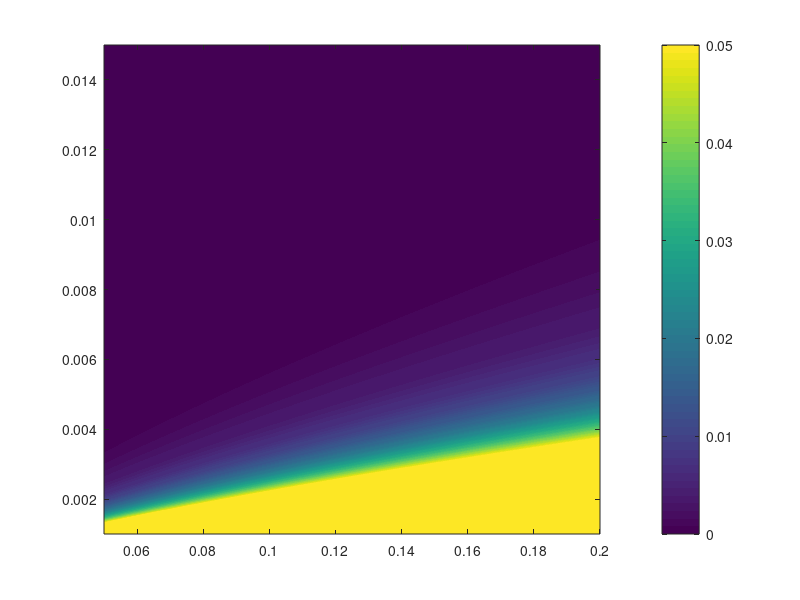

Recreate this plot in MATLAB. (Note: this script raises an error after producing the figure.)
%{
Trade Study: Aerodynamic Forces & Moments
Critical Component of Study: Rotor Arms
%}
%% Initialization & Parameters
clc; clear; close all;

% Rod Parameters
rod_length = 0.15; % m
rod_diameter = 0.005; % m
hollow_ratio = 0.9;
T = 166.8 / 4; % N, thrust per arm

% Anonymous Functions for Geometry & Physics
A_solid = @(d) pi .* (d ./ 2).^2;
I_solid = @(d) (pi .* d.^4) ./ 64;
I_hollow = @(d_inner, d_outer) (pi/64) .* (d_outer.^4 - d_inner.^4);
V_solid = @(d, L) pi .* ((d ./ 2).^2) .* L;
V_hollow = @(d_inner, d_outer, L) pi .* ((d_outer ./ 2).^2 - (d_inner ./ 2).^2) .* L;
delta = @(F, L, E, I_val) (F .* L.^3) ./ (3 .* E .* I_val);

%% Material Properties Setup
% Materials: 1:CF, 2:FG, 3:Al-6061, 4:Ti-6Al-4V, 5:PA-CF
mat_names = {'Carbon Fibre', 'Fiberglass', 'Aluminum 6061', 'Ti-6Al-4V', 'PA-CF'};
mat_rho = [1800, 2000, 2700, 4512, 1170]; % kg/m^3
mat_E = [227e9, 20e9, 70e9, 119e9, 8e9]; % Pa (Converted GPa to Pa upfront)
mat_colors = {'r', 'g', 'b', 'm', 'c'}; % Plot line colors

num_mats = length(mat_names);

%% Independent Variable Arrays
L_lib = linspace(0.05, 0.20, 500);
D_lib = linspace(0.001, 0.015, 500);
[X_L, Y_D] = meshgrid(L_lib, D_lib);

%% Trade Study - Visualization Global Setup
levels = linspace(0, 0.05, 80);
limit = 0.0025;

%% 1 & 2. 2D Contour Maps (Solid and Hollow)
for i = 1:num_mats
    % Calculate Meshgrids for the current material
    delta_solid_MG = delta(T, X_L, mat_E(i), I_solid(Y_D));
    delta_hollow_MG = delta(T, X_L, mat_E(i), I_hollow(hollow_ratio*Y_D, Y_D));
    
    % Solid Contour Plot
    figure(100 + i);
    contourf(X_L, Y_D, delta_solid_MG, levels, 'LineStyle','none');
    colorbar; clim([0, 0.05]); colormap turbo; hold on;
    contour(X_L, Y_D, delta_solid_MG, [limit, limit], 'r--', 'LineWidth', 2);
    xlabel('Rod Length (m)', 'FontWeight', 'bold');
    ylabel('Rod Diameter (m)', 'FontWeight', 'bold');
    zlabel('Deflection (m)', 'FontWeight', 'bold');
    title(sprintf('%s Beam Deflection (SOLID)', mat_names{i}), 'FontSize', 12);
    grid on; hold off;
    
    % Hollow Contour Plot
    figure(200 + i);
    contourf(X_L, Y_D, delta_hollow_MG, levels, 'LineStyle','none');
    colorbar; clim([0, 0.05]); colormap turbo; hold on;
    contour(X_L, Y_D, delta_hollow_MG, [limit, limit], 'r--', 'LineWidth', 2);
    xlabel('Rod Length (m)', 'FontWeight', 'bold');
    ylabel('Rod Diameter (m)', 'FontWeight', 'bold');
    zlabel('Deflection (m)', 'FontWeight', 'bold');
    title(sprintf('%s Beam Deflection (HOLLOW)', mat_names{i}), 'FontSize', 12);
    grid on; hold off;
end

%% 3. Nominal Length: Mass vs. Deflection (Fig 300)
L_nom = 0.15;
figure(300); hold on;

for i = 1:num_mats
    % Calculate Arrays over D_lib
    mass_solid = (mat_rho(i) .* V_solid(D_lib, L_nom)) .* 1000; % to grams
    mass_hollow = (mat_rho(i) .* V_hollow(hollow_ratio.*D_lib, D_lib, L_nom)) .* 1000;
    
    defl_solid = delta(T, L_nom, mat_E(i), I_solid(D_lib)) .* 1000; % to mm
    defl_hollow = delta(T, L_nom, mat_E(i), I_hollow(hollow_ratio.*D_lib, D_lib)) .* 1000;
    
    plot(mass_solid, defl_solid, '-', 'Color', mat_colors{i}, 'LineWidth', 2, ...
        'DisplayName', sprintf('%s (Solid)', mat_names{i}));
    plot(mass_hollow, defl_hollow, '--', 'Color', mat_colors{i}, 'LineWidth', 2, ...
        'DisplayName', sprintf('%s (Hollow~%.0f%% Dia Ratio)', mat_names{i}, hollow_ratio*100));
end

xlabel('Mass per arm [grams]'); 
ylabel('Deflection [mm]');
title(sprintf('Mass vs. Deflection (Nominal Length = %.0fmm)', L_nom*1000));
xlim([0, 15]); ylim([0, 20]);
legend('Location','best'); grid on; hold off;

%% 4. Nominal Length: Deflection vs. Outer Diameter (Fig 301)
figure(301); hold on;

for i = 1:num_mats
    defl_solid = delta(T, L_nom, mat_E(i), I_solid(D_lib)) .* 1000;
    defl_hollow = delta(T, L_nom, mat_E(i), I_hollow(hollow_ratio.*D_lib, D_lib)) .* 1000;
    
    plot(D_lib .* 1000, defl_solid, '-', 'Color', mat_colors{i}, 'LineWidth', 2, ...
        'DisplayName', sprintf('%s (Solid)', mat_names{i}));
    plot(D_lib .* 1000, defl_hollow, '--', 'Color', mat_colors{i}, 'LineWidth', 2, ...
        'DisplayName', sprintf('%s (Hollow)', mat_names{i}));
end

xlim([0, 15]); ylim([0, 5]);
xlabel('Outer Diameter [mm]'); 
ylabel('Deflection [mm]');
title(sprintf('Deflection vs. Outer Diameter (Nominal L = %.0fmm) (Ratio = %.2f)', L_nom*1000, hollow_ratio));
legend('Location', 'best'); grid on; hold off;

%% 5. Nominal Case - Mass vs. Deflection Bar Chart (Hollow, L=150mm, D=8mm)
nom_d = 0.008;
nom_l = 0.15;

% Preallocate arrays for speed
nom_masses = zeros(1, num_mats);
nom_defls = zeros(1, num_mats);

% Calculate nominals for the bar chart
for i = 1:num_mats
    nom_masses(i) = (mat_rho(i) * V_hollow(hollow_ratio*nom_d, nom_d, nom_l)) * 1000; % grams
    nom_defls(i) = delta(T, nom_l, mat_E(i), I_hollow(hollow_ratio*nom_d, nom_d)) * 1000; % mm
end

figure(400);
x = 1:num_mats; 
bar_width = 0.35;

yyaxis left;
b1 = bar(x - bar_width/2, nom_masses, bar_width);
ylabel('Mass [g]', 'FontWeight', 'bold');
ylim([0, max(nom_masses) * 1.2]);

yyaxis right;
b2 = bar(x + bar_width/2, nom_defls, bar_width);
ylabel('Deflection [mm]', 'FontWeight', 'bold');
ylim([0, max(nom_defls) * 1.2]);

xticks(x);
xticklabels(mat_names);
title(sprintf('Nominal Hollow Beam: Mass and Deflection (D=%.0fmm, L=%.0fmm)', nom_d*1000, nom_l*1000), 'FontWeight', 'bold');
grid on;
legend([b1, b2], {'Mass', 'Deflection'}, 'Location', 'northwest');
